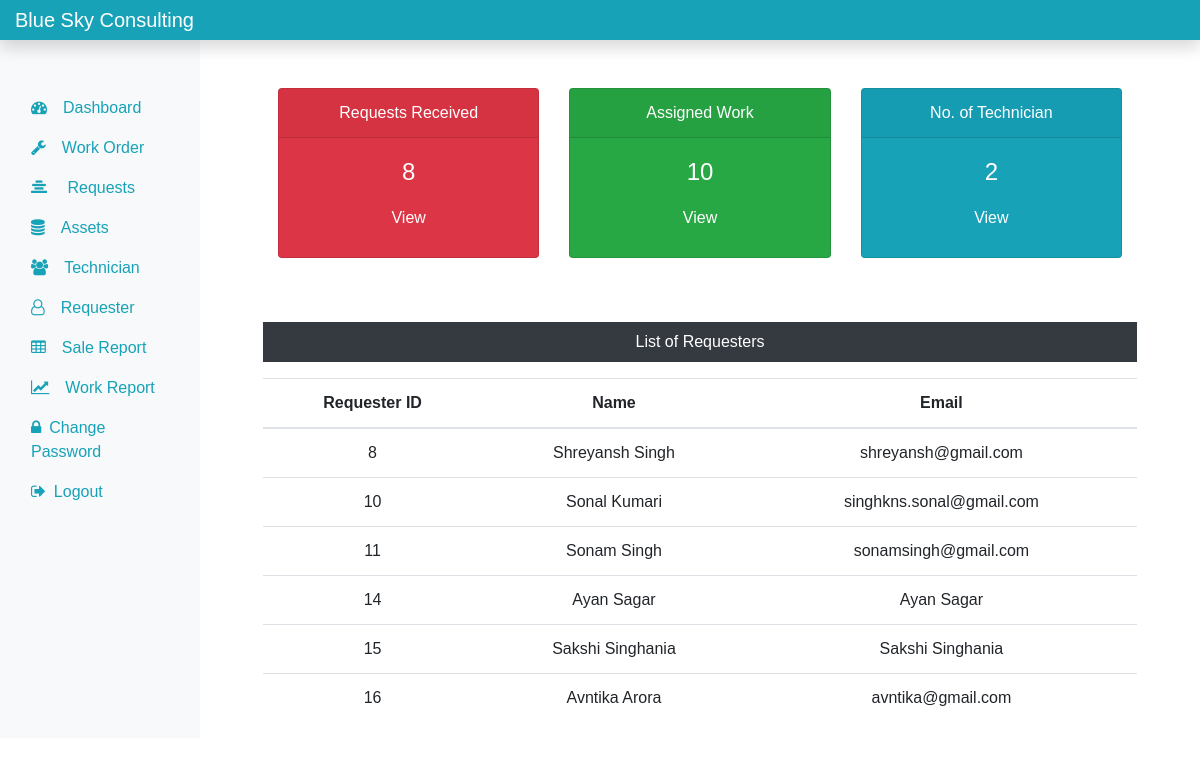
The page /admin/dashboard.php (signed in) on the database its author committed.
### tables this page shows
CREATE TABLE `reg_login` (
  `r_id` int(50) NOT NULL,
  `r_name` varchar(50) NOT NULL,
  `r_email` varchar(25) NOT NULL,
  `r_password` varchar(10) NOT NULL
);

### admin/dashboard.php (the view, shortened to what this page needs)
<?php
include('includes/header.php');
include('../requester/dbcon.php');
$sql = "SELECT max(requester_id) FROM submit_req";
$result = $conn->query($sql);
$row = $result->fetch_row();
$submitrequest = $row[0];
$sql1 = "SELECT max(req_id) FROM ass";
$result = $conn->query($sql1);
$row = $result->fetch_row();
$submitassign = $row[0];
$sql2 = "SELECT * FROM technician_tb";
$result = $conn->query($sql2);
$totaltechy = $result->num_rows;
?>
    <div class="col-sm-9 col-md-10">
    <div class="row text-center mx-5">
        <div class="col-sm-4 mt-5">
            <div class="card text-white bg-danger mb-3" style="max-width: 18rem;">
                <div class="card-header">Requests Received</div>
                 <div class="card-body">
                 <h4 class="card-title"><?php echo $submitrequest; ?></h4>
                 <a class="btn text-white" href="request.php">View</a>
                 </div>
            </div>
        </div>
        <div class="col-sm-4 mt-5">
            <div class="card text-white bg-success mb-3" style="max-width: 18rem;">
                <div class="card-header">Assigned Work</div>
                 <div class="card-body">
                 <h4 class="card-title"><?php echo $submitassign; ?></h4>
                 <a class="btn text-white" href="work.php">View</a>
                 </div>
            </div>
        </div>
        <div class="col-sm-4 mt-5">
            <div class="card text-white bg-info mb-3" style="max-width: 18rem;">
                <div class="card-header">No. of Technician</div>
                 <div class="card-body">
                 <h4 class="card-title"><?Php echo $totaltechy; ?></h4>
                 <a class="btn text-white" href="technician.php">View</a>
                 </div>
            </div>
        </div>
    </div>
    <div class="mx-5 mt-5 text-center">
        <p class="bg-dark text-white p-2">List of Requesters</p>
    <?php
     $sql = "SELECT * FROM reg_login";
     $result = $conn->query($sql);
     if($result->num_rows > 0){
         echo '
         <table class="table">
         <thead>
           <tr>
           <th scope="col">Requester ID</th>
           <th scope="col">Name</th>
           <th scope="col">Email</th>
          </tr>
         </thead>
         <tbody>';
         while($row = $result->fetch_assoc()){
             echo '<tr>';
             echo '<td>'.$row["r_id"].'</td>';
             echo '<td>'.$row["r_name"].'</td>';
             echo '<td>'.$row["r_email"].'</td>';
             echo '</tr>';
         }
         echo '</tbody>
        </table>
         ';
     } else {
         echo '0 Results';
     }
    ?>
    </div>
    </div>
<?php
  include('includes/footer.php');
?>

### admin/includes/header.php (shortened to what this page needs)
<!DOCTYPE html>
<html lang="en">
<head>
    <link rel="stylesheet" href="https://stackpath.bootstrapcdn.com/bootstrap/4.5.2/css/bootstrap.min.css">
    <link rel="stylesheet" href="https://stackpath.bootstrapcdn.com/font-awesome/4.7.0/css/font-awesome.min.css">
    <link rel="stylesheet" href="../css/style.css">
</head>
<body>
    <nav class="navbar navbar-dark fixed-top bg-info flex-md-nowwrap p-0 shadow text-light">
        <a class ="navbar-brand col-sm-3 col-md-2 mr-0" href="dashboard.php">Blue Sky Consulting</a>
    </nav>
    <div class="container-fluid mb-5" style="margin-top: 40px;">
        <div class="row">
            <nav  class="col-sm-2 bg-light sidebar py-5 d-print-none">
            <div class="sidebar-sticky">
              <ul class="nav flex-column">
                  <li class="nav-item">
                      <a class = "nav-link <?php if(PAGE == 'dashboard') {echo 'active';} ?>" href="dashboard.php"><i class="fa fa-tachometer mr-3" aria-hidden="true"></i>Dashboard <span class="sr-only">(current)</span></a>
                  </li>
                  <li class="nav-item"><a class = "nav-link <?php if(PAGE == 'work') {echo 'active';} ?>" href="work.php"><i class="fa fa-wrench mr-3" aria-hidden="true"></i>Work Order</a></li>
                  <li class="nav-item"><a class = "nav-link <?php if(PAGE == 'request') {echo 'active';} ?>" href="request.php"><i class="fa fa-align-center mr-3" aria-hidden="true"></i> Requests</a></li>
                  <li class="nav-item"><a class = "nav-link <?php if(PAGE == 'assets') {echo 'active';} ?>" href="assets.php"><i class="fa fa-database mr-3" aria-hidden="true"></i>Assets</a></li>
                  <li class="nav-item"><a class = "nav-link <?php if(PAGE == 'technician') {echo 'active';} ?>" href="technician.php"><i class="fa fa-users mr-3" aria-hidden="true"></i>Technician</a></li>
                  <li class="nav-item"><a class = "nav-link <?php if(PAGE == 'requester') {echo 'active';} ?>" href="requester.php"><i class="fa fa-user-o mr-3" aria-hidden="true"></i>Requester</a></li>
                  <li class="nav-item"><a class = "nav-link <?php if(PAGE == 'sellreport') {echo 'active';} ?>" href="sellreport.php"><i class="fa fa-table mr-3" aria-hidden="true"></i>Sale Report</a></li>
                  <li class="nav-item"><a class = "nav-link <?php if(PAGE == 'workreport') {echo 'active';} ?>" href="workreport.php"><i class="fa fa-line-chart mr-3" aria-hidden="true"></i>Work Report</a></li>
                  <li class="nav-item"><a class = "nav-link <?php if(PAGE == 'changepassword') {echo 'active';} ?>" href="changepassword.php"><i class="fa fa-lock mr-2" aria-hidden="true"></i>Change Password</a></li>
                  <li class="nav-item"><a class = "nav-link"  style = "text-decoration:none;"  href="../logout.php"><i class="fa fa-sign-out mr-2" aria-hidden="true"></i>Logout</a></li>
              </ul>
            </div>
        </nav>

### admin/includes/footer.php (shortened to what this page needs)
</div>
 </div>
</body>
</html>

### css/style.css (style rules this page uses)
* { padding: 0px; margin: 0px; font-family : 'Ubuntu', sans-serif; }

### admin/includes/header.php (style rules this page uses)
a { color: #17a2b8; }

### rows shown on the page
reg_login: r_id "8", r_name "Shreyansh Singh", r_email "shreyansh@gmail.com"
reg_login: r_id "10", r_name "Sonal Kumari", r_email "singhkns.sonal@gmail.com"
reg_login: r_id "11", r_name "Sonam Singh", r_email "sonamsingh@gmail.com"
reg_login: r_id "14", r_name "Ayan Sagar", r_email "Ayan Sagar"
reg_login: r_id "15", r_name "Sakshi Singhania", r_email "Sakshi Singhania"
reg_login: r_id "16", r_name "Avntika Arora", r_email "avntika@gmail.com"

### other values the page prints
$submitrequest "8"
$submitassign "10"
$totaltechy "2"
